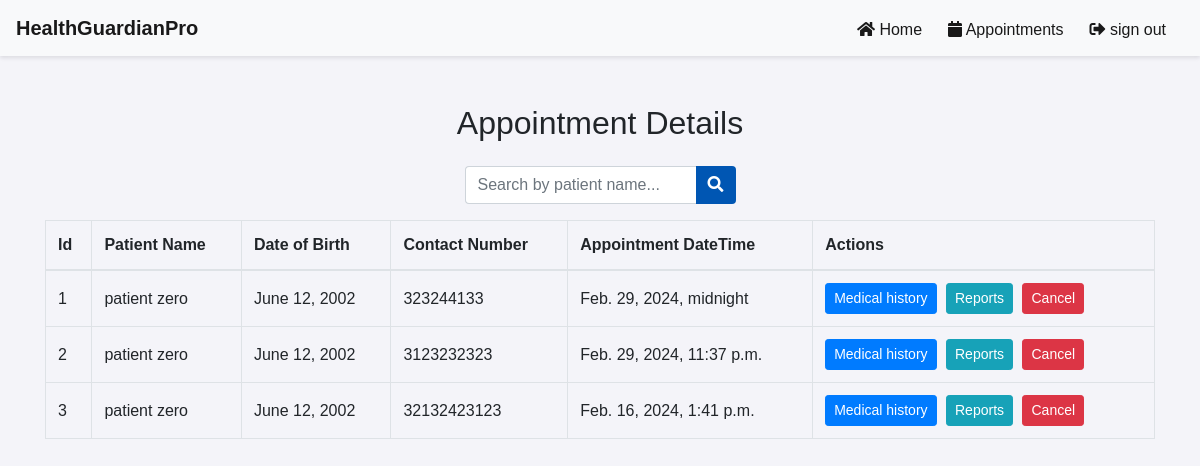
Page /app/specialist_appoinments/ (signed in) on the committed database.
### predictor/models.py (models this page shows, shortened)
class Appointment(models.Model):
    id = models.AutoField(primary_key=True)
    user = models.ForeignKey(User, on_delete=models.CASCADE)
    patient_name = models.CharField(max_length=200)
    specialist_type = models.CharField(max_length=200)
    contact_number = models.TextField(max_length=25)
    created_date = models.DateTimeField(auto_now_add=True)
    appointment_date = models.DateTimeField()

class User(AbstractUser):
    class Role(models.TextChoices):
        ADMIN = "ADMIN", "Admin"
        PATIENT = "PATIENT", "Patient"
        GP = "GP", "GP"
        MEDICAL_SPECIALIST = "MEDICAL_SPECIALIST", "Medical Specialist"
    base_role = Role.ADMIN
    role = models.CharField(max_length=50, choices=Role.choices)

class PatientProfile(models.Model):
    user = models.OneToOneField(User, on_delete=models.CASCADE)
    gender = models.CharField(max_length=10, choices=[("male", "Male"), ("female", "Female"), ("other", "Other")], null=True)
    dob = models.DateField(null=True)
    address = models.CharField(max_length=255, null=True)

### predictor/views.py (the view)
# urls.py: path('specialist_appoinments/', views.specialist_appoinments, name='specialist_appoinments'),
def specialist_appoinments(request):
    if request.user.is_authenticated:
        appoinments = Appointment.objects.all()
        return render(request, 'view_appoinments_specialist.html',{'appoinments': appoinments})
    else:
        messages.error(request, 'please login!')
        return redirect('login_form')

### predictor/templates/view_appoinments_specialist.html (shortened to what this page needs)
{% if request.user.is_authenticated %}
<!DOCTYPE html>
<html lang="en">
<head>
    <link href="https://stackpath.bootstrapcdn.com/bootstrap/4.5.2/css/bootstrap.min.css" rel="stylesheet">
    <link href="https://cdnjs.cloudflare.com/ajax/libs/font-awesome/5.15.3/css/all.min.css" rel="stylesheet">
    {% load static %}
    <link rel="stylesheet" type="text/css" href="{% static 'view_appoinments_specialist.css' %}">
</head>
<body>
    {% include 'specialist_nav_bar.html' %}
<div class="container mt-5">
    <div class="row">
        <div class="col-md-12">
            <h2 class="text-center mb-4">Appointment Details</h2>
            <div class="search-form">
                <div class="input-group search-input-group">
                    <input type="text" id="searchInput" class="form-control" placeholder="Search by patient name...">
                    <div class="input-group-append">
                        <button onclick="searchTable()" class="btn btn-search">
                            <i class="fas fa-search"></i>
                        </button>
                    </div>
                </div>
            </div>
            <div class="table-responsive">
                <table class="table table-bordered">
                    <thead>
                        <tr>
                            <th scope="col">Id</th>
                            <th scope="col">Patient Name</th>
                            <th scope="col">Date of Birth</th>
                            <th scope="col">Contact Number</th>
                            <th scope="col">Appointment DateTime</th>
                            <th scope="col">Actions</th>
                        </tr>
                    </thead>
                    <tbody>
                        {% for appointment in appoinments %}
                        <tr>
                            <td>{{ appointment.id }}</td>
                            <td>{{ appointment.user.first_name }} {{ appointment.user.last_name }}</td>
                            <td>{{ appointment.user.patientprofile.dob }}</td>
                            <td>{{ appointment.contact_number}}</td>
                            <td>{{ appointment.appointment_date }}</td>
                            <td>
                                <button class="btn btn-primary btn-sm">Medical history</button>
                                <button class="btn btn-info btn-sm">Reports</button>
                                <button class="btn btn-danger btn-sm">Cancel</button>
                            </td>
                        </tr>
                        {% endfor %}
                    </tbody>
                </table>
            </div>
        </div>
    </div>
</div>
</body>
</html>
{% endif %}

### predictor/static/view_appoinments_specialist.css (style rules this page uses)
body { background-color: #f4f4f9; font-family: 'Arial', sans-serif; }
.table { width: 100%; }
th, td { vertical-align: middle !important; padding: 0.75rem; }
.btn-sm { margin-right: 5px; }
.search-form { display: flex; justify-content: center; margin-bottom: 1rem; }
.search-input-group { width: auto; max-width: 400px; }
.form-control { border-right: none; }
.btn-search { background-color: #0056b3; color: white; border: none; }

### rows in the picture
Appointment: id "1", user.first_name "patient", user.last_name "zero", user.patientprofile.dob "June 12, 2002", contact_number "323244133", appointment_date "Feb. 29, 2024, midnight"
Appointment: id "2", user.first_name "patient", user.last_name "zero", user.patientprofile.dob "June 12, 2002", contact_number "3123232323", appointment_date "Feb. 29, 2024, 11:37 p.m."
Appointment: id "3", user.first_name "patient", user.last_name "zero", user.patientprofile.dob "June 12, 2002", contact_number "32132423123", appointment_date "Feb. 16, 2024, 1:41 p.m."
